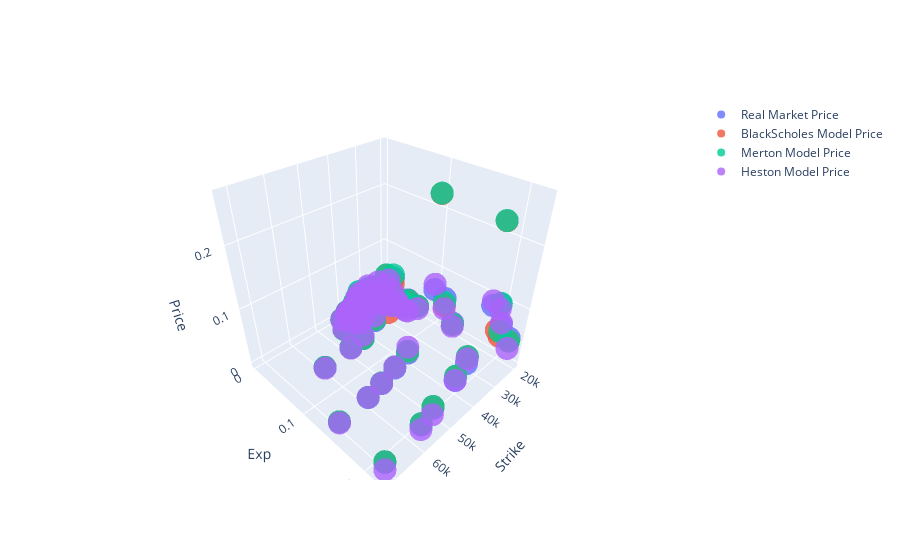

Notebook cell for this chart:
### Code cell
from sklearn.metrics import mean_absolute_error

x = BS.df['K']
y = BS.df['_T']
z = BS.df['mid']

x1 = BS.df['K']
y1 = BS.df['_T']
z1 = BS.df['BS_PRICE']

x2 = M.df['K']
y2 = M.df['_T']
z2 = M.df['MERTON_PRICE']

x3 = H.df['K']
y3 = H.df['_T']
z3 = H.df['HESTON_PRICE']




fig = go.Figure(data=[go.Scatter3d(x=x, y=y, z=z , mode='markers', name='Real Market Price', marker=dict(opacity=0.8)),
                      go.Scatter3d(x=x1, y=y1, z=z1, mode='markers', name='BlackScholes Model Price', marker=dict(opacity=0.8)),
                      go.Scatter3d(x=x2, y=y2, z=z2, mode='markers', name='Merton Model Price', marker=dict(opacity=0.8),),
                      go.Scatter3d(x=x3, y=y3, z=z3, mode='markers', name='Heston Model Price', marker=dict(opacity=0.8))])


fig.update_scenes(xaxis_title_text='Strike', yaxis_title_text='Exp', zaxis_title_text='Price') 
fig.show()

#rms_merton = mean_squared_error(z2, z3, squared=False)
